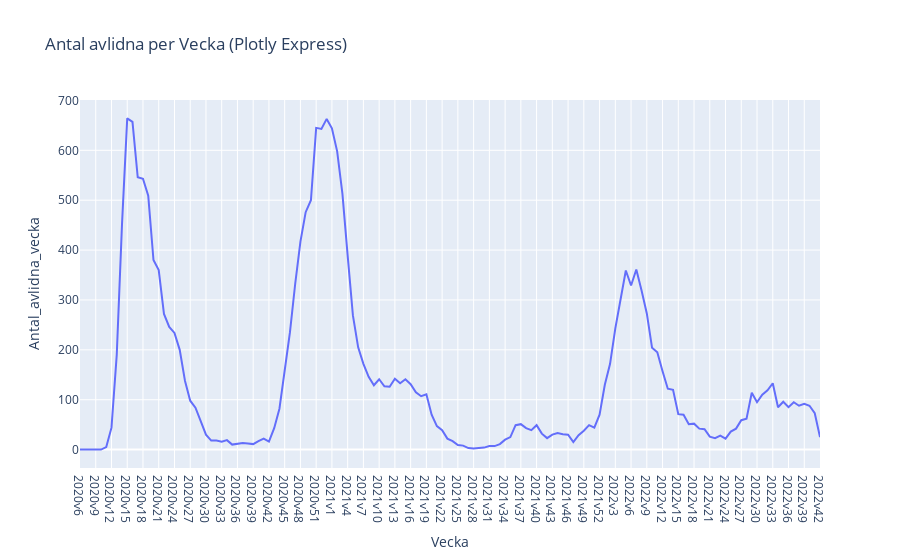

Notebook cell for this chart:
### Code cell
# Seaborn
sns.lineplot(x='Vecka', y='Antal_avlidna_vecka', data=covid_data)
plt.title('Antal avlidna per Vecka (Seaborn)')
plt.xlabel('Vecka')
plt.ylabel('Nya Fall')
plt.xticks(rotation=45)
plt.show()


# Plotly Express
fig_px = px.line(covid_data, x='Vecka', y='Antal_avlidna_vecka', title='Antal avlidna per Vecka (Plotly Express)')
fig_px.show()

### Figure 1 — Plotly figure (JSON) as saved in the notebook; plotly's stock layout.template omitted (floating-point values rounded to 4 significant figures; data arrays with more than 128 entries replaced by an {"elided": "..."} marker saying what was removed)
{"data": [{"hovertemplate": "Vecka=%{x}<br>Antal_avlidna_vecka=%{y}<extra></extra>", "legendgroup": "", "line": {"color": "#636efa", "dash": "solid"}, "marker": {"symbol": "circle"}, "mode": "lines", "name": "", "orientation": "v", "showlegend": false, "type": "scatter", "x": {"elided": "142 str values"}, "xaxis": "x", "y": {"elided": "142 int values"}, "yaxis": "y"}], "layout": {"legend": {"tracegroupgap": 0}, "title": {"text": "Antal avlidna per Vecka (Plotly Express)"}, "xaxis": {"anchor": "y", "domain": [0, 1], "title": {"text": "Vecka"}}, "yaxis": {"anchor": "x", "domain": [0, 1], "title": {"text": "Antal_avlidna_vecka"}}}}
